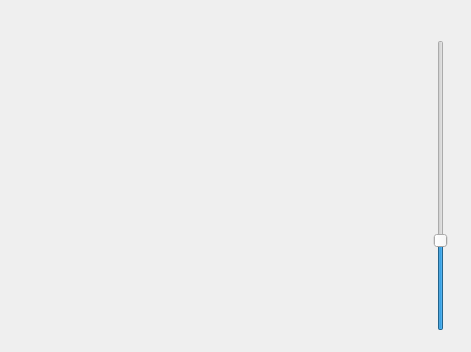
<?xml version="1.0" encoding="UTF-8"?>
<ui version="4.0">
 <class>Form</class>
 <widget class="QWidget" name="Form">
  <property name="geometry">
   <rect>
    <x>0</x>
    <y>0</y>
    <width>471</width>
    <height>352</height>
   </rect>
  </property>
  <property name="windowTitle">
   <string>Form</string>
  </property>
  <widget class="QSlider" name="slider">
   <property name="geometry">
    <rect>
     <x>430</x>
     <y>40</y>
     <width>22</width>
     <height>291</height>
    </rect>
   </property>
   <property name="maximum">
    <number>500</number>
   </property>
   <property name="value">
    <number>150</number>
   </property>
   <property name="orientation">
    <enum>Qt::Vertical</enum>
   </property>
  </widget>
  <widget class="QLabel" name="l_image">
   <property name="geometry">
    <rect>
     <x>20</x>
     <y>10</y>
     <width>331</width>
     <height>331</height>
    </rect>
   </property>
   <property name="text">
    <string/>
   </property>
  </widget>
 </widget>
 <resources/>
 <connections/>
</ui>
